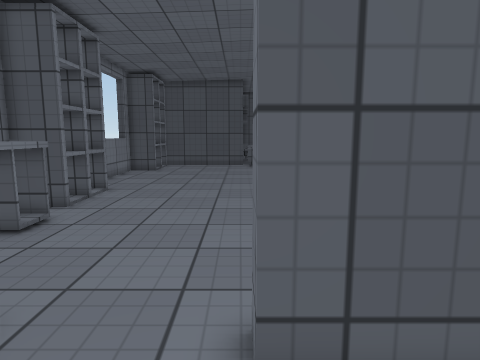
View 1 (above)

22 first-person views from a walk through a 3-D level made in the Unity game engine. The camera is 1.3 m above the floor, tilts 8° down and sees 75° across. The floor is counted in squares, 0.5 m on a side. Each view is taken from the middle of a square. On the plan, view 1 faces up. The plan holds only what a view shows up to about 20 squares ahead; the rest is blank. The place goes on beyond the plan. Surface patterns are stand-ins for the level's own textures.

View 2
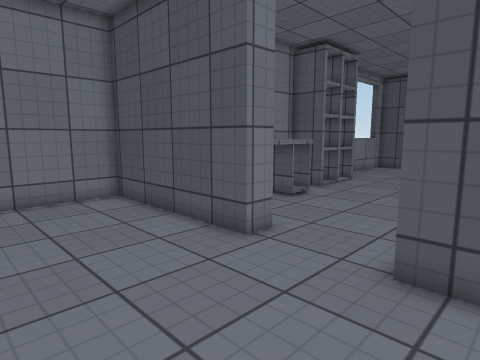

View 3
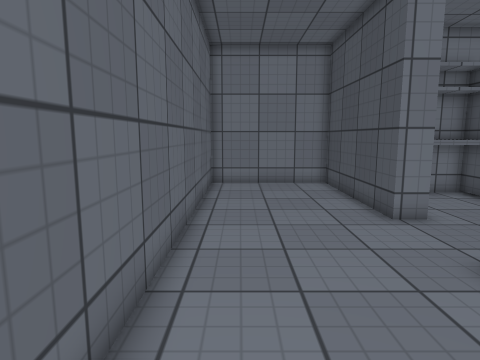

View 4
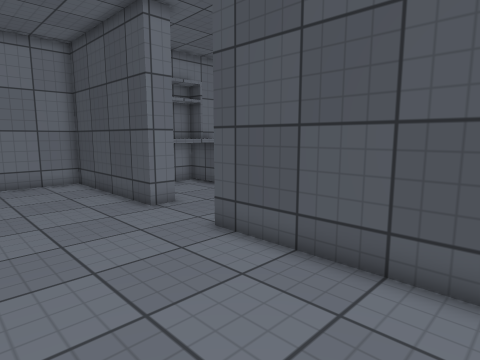

View 5
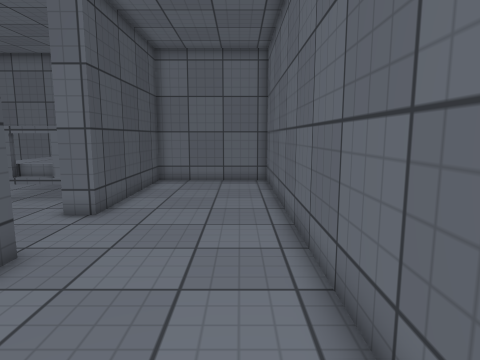

View 6
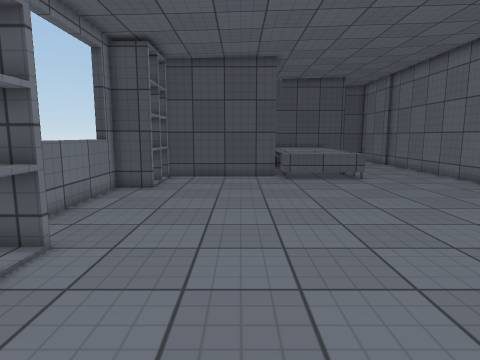

View 7
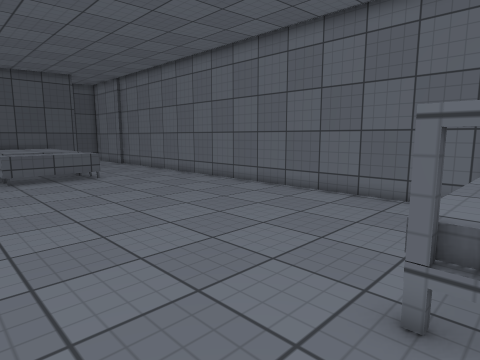

View 8
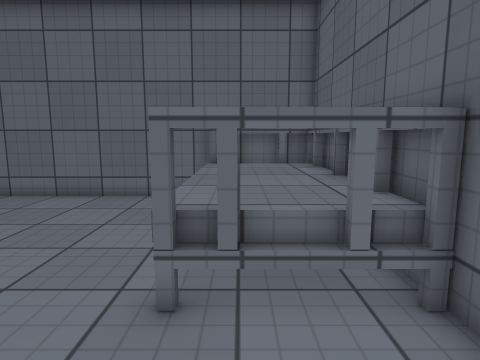

View 9
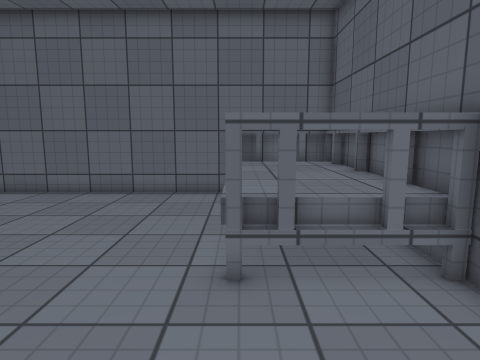

View 10
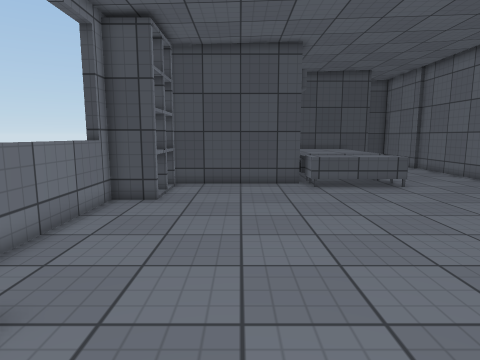

View 11
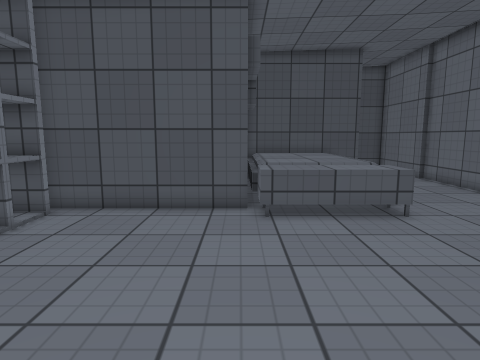

View 12
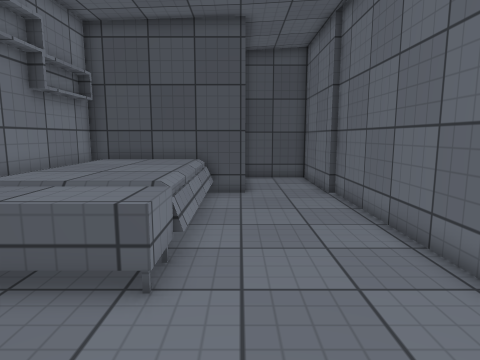

View 13
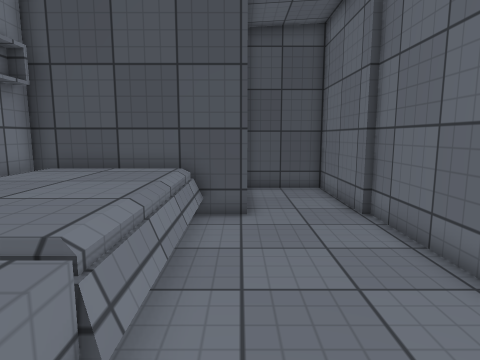

View 14
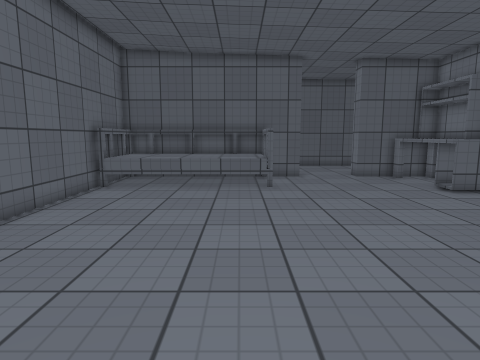

View 15
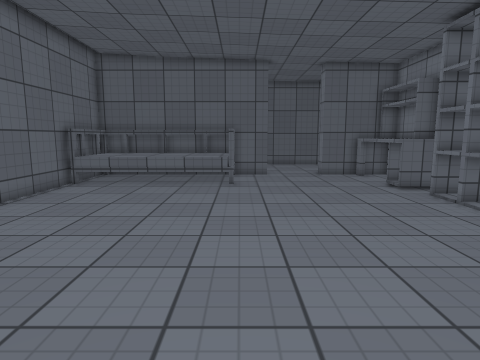

View 16
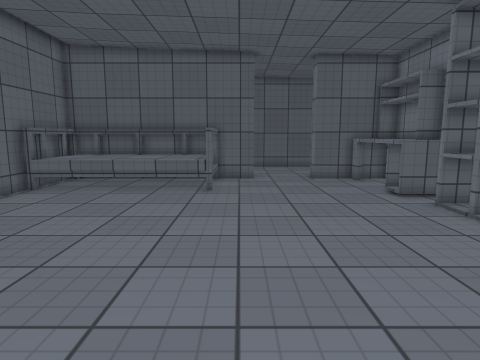

View 17
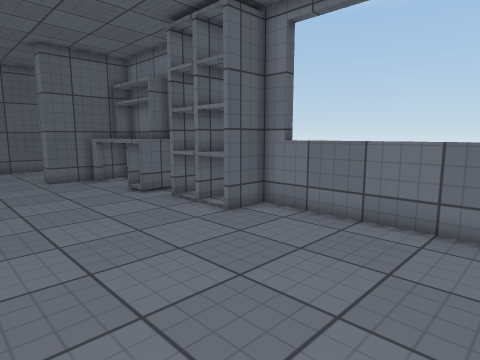

View 18
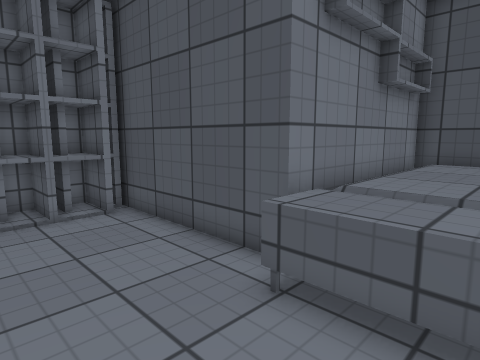

View 19
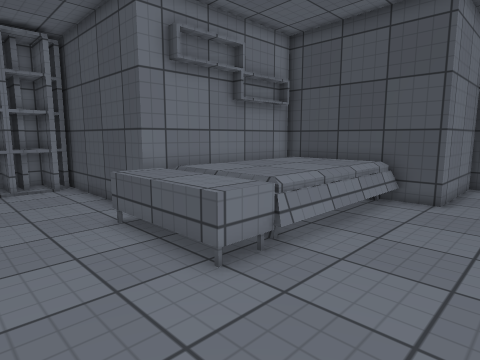

View 20
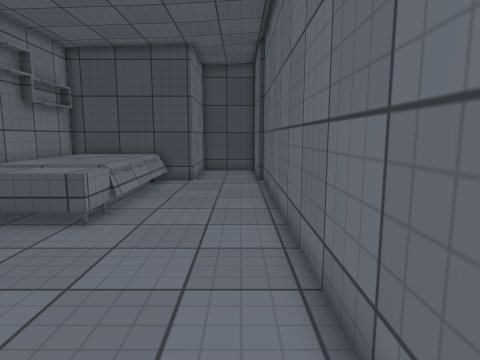

View 21
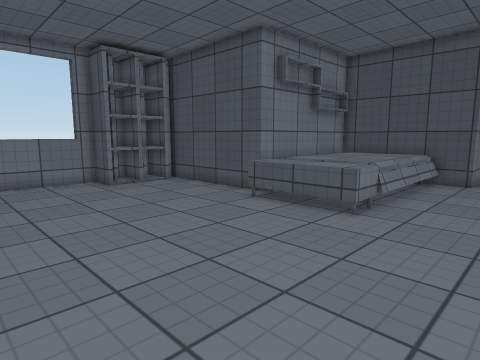

View 22
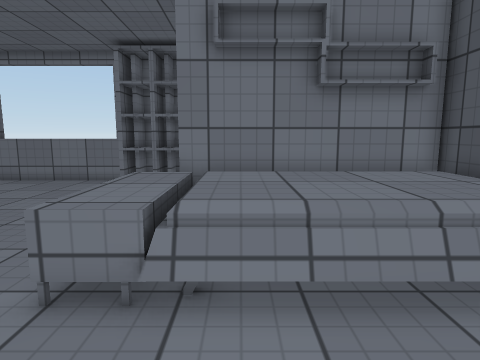

### Floor plan
Ten units are one square. View 1 is at (0, 0); x grows to the right and y downward. Boxes are objects, and circles mark ways between rooms. Rooms are numbered by the first view taken in them; rooms with no view inside come last. Other rooms are left out.
<svg viewBox="-119 -422 239 463">
<path fill="none" stroke="#000" d="M-36 -39 -36 -28 -114 -28 -114 36 84 36 84 -28 2 -28 2 -39M-83 -235 -83 -155M2 -39 26 -39M6 -362 3 -362 3 -281 -78 -281M114 -39 114 -362M-80 -39 -36 -39M111 -362 111 -417 73 -417 73 -362 54 -362"/>
<rect x="-85" y="-105" width="30" height="70" fill="#bbb"><title>other object</title></rect>
<rect x="-85" y="-155" width="30" height="50" fill="#bbb"><title>other object</title></rect>
<rect x="-85" y="-275" width="30" height="40" fill="#bbb"><title>other object</title></rect>
<rect x="5" y="-295" width="60" height="30" fill="#bbb"><title>other object</title></rect>
<rect x="5" y="-365" width="60" height="80" fill="#bbb"><title>other object</title></rect>
<rect x="15" y="-85" width="100" height="50" fill="#bbb"><title>other object</title></rect>
<circle cx="-20" cy="-35" r="3" fill="#2a7"/>
<text x="-20" y="0">1</text>
<text x="20" y="-190">2</text>
</svg>
Room 1 opens to room 2.

Where each view was taken, in squares from view 1:
view 1: 0 up, 0 right, facing up
view 2: 3 down, 2 right, facing up-left
view 3: 2 down, 6 right, facing left
view 4: 3 down, 7 right, facing up-left
view 5: 2 down, 10 left, facing right
view 6: 8 up, 2 left, facing up
view 7: 7 up, 2 left, facing up-right
view 8: 7 up, 2 left, facing right
view 9: 8 up, 3 left, facing right
view 10: 11 up, 3 left, facing up
view 11: 17 up, 0 right, facing up
view 12: 22 up, 7 right, facing up
view 13: 26 up, 7 right, facing up
view 14: 24 up, 4 right, facing down
view 15: 25 up, 2 right, facing down
view 16: 23 up, 1 right, facing down
view 17: 23 up, 1 right, facing down-left
view 18: 23 up, 4 right, facing up-left
view 19: 23 up, 10 right, facing up-left
view 20: 18 up, 10 right, facing up
view 21: 17 up, 10 right, facing up-left
view 22: 30 up, 10 right, facing left
